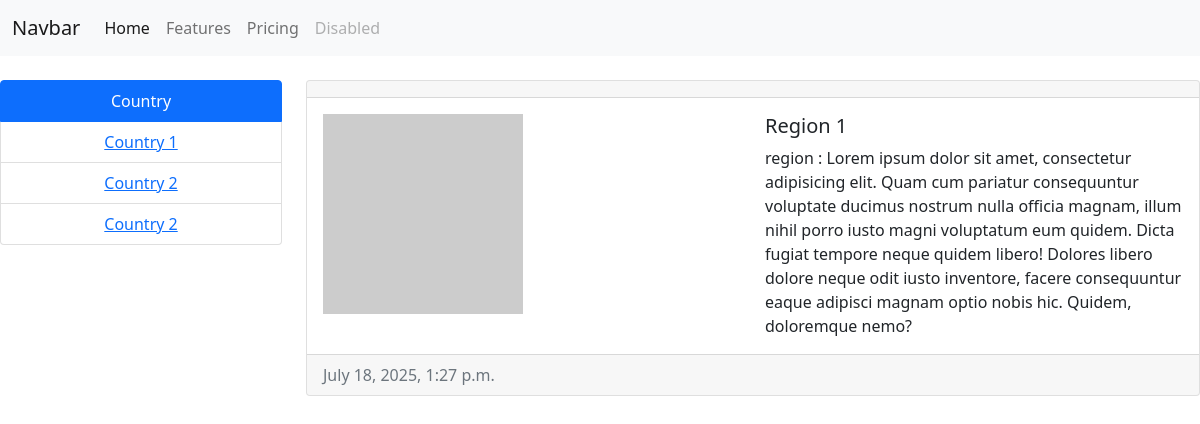
The page /app1/category/1/ on the database as committed earlier.
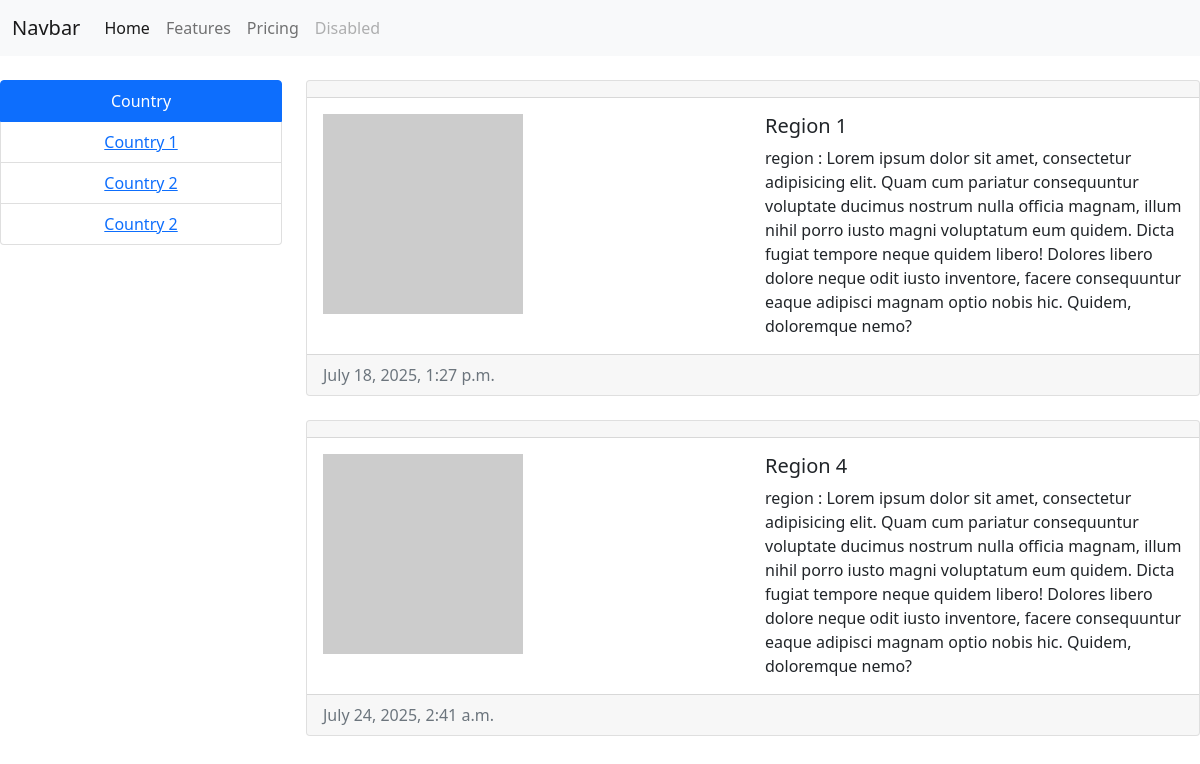
The same page on the database as committed later.
### configf/models.py (models this page shows, shortened)
class Country(models.Model):
    title = models.CharField(max_length=100)
    created_at = models.DateTimeField(auto_now_add=True)
    updated_at = models.DateTimeField(auto_now=True)

class Region(models.Model):
    title = models.CharField(max_length=100)
    created_at = models.DateTimeField(auto_now_add=True)
    updated_at = models.DateTimeField(auto_now=True)
    image = models.ImageField(upload_to='images/')
    country = models.ForeignKey(Country,on_delete=models.CASCADE)

### configf/views.py (the view)
# urls.py: path('category/<int:pk>/',category, name="category"),
def category(request,pk):
    count = Country.objects.all()
    reg = Region.objects.filter(country = pk)
    context = {
        'count': count,
        'reg': reg,
    }
    return render(request,'category.html',context=context)

### configf/templates/category.html (shortened to what this page needs)
<!DOCTYPE html>
<html lang="en">
  <head>
  </head>
  <body>
    <nav class="navbar navbar-expand-lg navbar-light bg-light">
      <div class="container-fluid">
        <a class="navbar-brand" href="#">Navbar</a>
        <div class="collapse navbar-collapse" id="navbarNav">
          <ul class="navbar-nav">
            <li class="nav-item">
              <a
                class="nav-link active"
                aria-current="page"
                href="http://127.0.0.1:8000/app1/index/"
                >Home</a
              >
            </li>
            <li class="nav-item">
              <a class="nav-link" href="#">Features</a>
            </li>
            <li class="nav-item">
              <a class="nav-link" href="#">Pricing</a>
            </li>
            <li class="nav-item">
              <a
                class="nav-link disabled"
                href="#"
                tabindex="-1"
                aria-disabled="true"
                >Disabled</a
              >
            </li>
          </ul>
        </div>
      </div>
    </nav>
    <div class="row">
      <div class="col-3">
        <ul class="list-group text-center mt-4">
          <li class="list-group-item active" aria-current="true">Country</li>
          {% for item in count %}
          <li class="list-group-item">
            <a href="{% url 'category' item.pk %}">{{item.title}}</a>
          </li>
          {% endfor%}
        </ul>
      </div>
      <div class="col-9">
        {% for item in reg %}
        <div class="card mt-4">
          <div class="card-header">{{item.count}}</div>
          <div class="card-body">
            <div class="row">
              <div class="col-6">
                {% if item.photo %}
                <img src="{{item.photo.url}}" alt="" width="350" />
                {% else %}
                <img src="https://picsum.photos/200" alt="" />
                {% endif %}
              </div>
              <div class="col-6">
                <h5 class="card-title">{{item.title}}</h5>
                <p class="card-text">region : Lorem ipsum dolor sit amet, consectetur adipisicing elit. Quam cum pariatur consequuntur voluptate ducimus nostrum nulla officia magnam, illum nihil porro iusto magni voluptatum eum quidem. Dicta fugiat tempore neque quidem libero! Dolores libero dolore neque odit iusto inventore, facere consequuntur eaque adipisci magnam optio nobis hic. Quidem, doloremque nemo?</p>
              </div>
            </div>
          </div>
          <div class="card-footer text-muted">{{item.updated_at}}</div>
        </div>
        {% endfor%}
      </div>
    </div>
    <link
      href="https://cdn.jsdelivr.net/npm/bootstrap@5.0.2/dist/css/bootstrap.min.css"
      rel="stylesheet"
    />
  </body>
</html>

Rows that differ between the two databases and show on the page:
added Region: title "Region 4", updated_at "July 24, 2025, 2:41 a.m."
